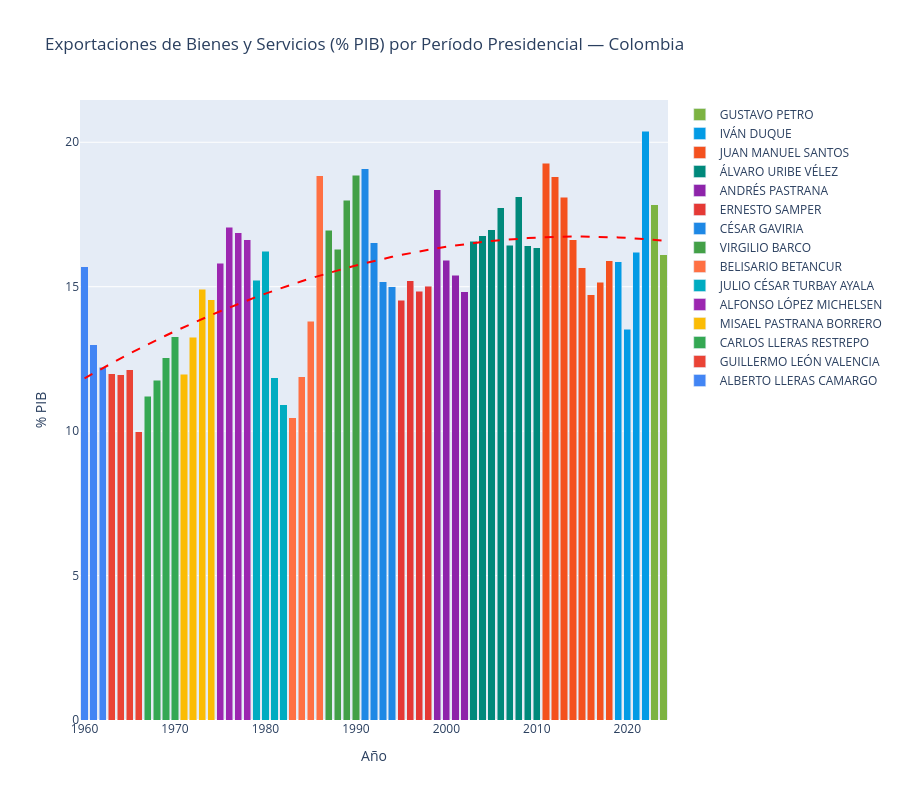

Source (notebook cell):
### Markdown cell above
### Exportaciones % PIB por periodo presidencial

### Code cell
## Exportaciones (% PIB) por período presidencial
fig = go.Figure()
for pres in PRESIDENTES_ORDEN:
    sub = df[df['presidente'] == pres]
    if sub.empty:
        continue
    fig.add_trace(go.Bar(
        x=sub['year'], y=sub['exports_of_goods_and_services'],
        name=pres, marker_color=PRES_COLOR_MAP[pres],
    ))
add_trend(fig, df['year'].values, df['exports_of_goods_and_services'].values, degree=2)
fig.update_layout(
    title='Exportaciones de Bienes y Servicios (% PIB) por Período Presidencial — Colombia',
    xaxis_title='Año', yaxis_title='% PIB',
    height=HEIGHT, barmode='stack',
)
fig.show()

### Figure 1 — Plotly figure (JSON) as saved in the notebook; plotly's stock layout.template omitted (floating-point values rounded to 4 significant figures)
{"data": [{"marker": {"color": "#4285F4"}, "name": "ALBERTO LLERAS CAMARGO", "type": "bar", "x": [1960, 1961, 1962], "y": [15.69, 12.99, 12.22]}, {"marker": {"color": "#EA4335"}, "name": "GUILLERMO LEÓN VALENCIA", "type": "bar", "x": [1963, 1964, 1965, 1966], "y": [11.98, 11.96, 12.13, 9.98]}, {"marker": {"color": "#34A853"}, "name": "CARLOS LLERAS RESTREPO", "type": "bar", "x": [1967, 1968, 1969, 1970], "y": [11.21, 11.77, 12.54, 13.27]}, {"marker": {"color": "#FBBC05"}, "name": "MISAEL PASTRANA BORRERO", "type": "bar", "x": [1971, 1972, 1973, 1974], "y": [11.97, 13.25, 14.92, 14.54]}, {"marker": {"color": "#9C27B0"}, "name": "ALFONSO LÓPEZ MICHELSEN", "type": "bar", "x": [1975, 1976, 1977, 1978], "y": [15.82, 17.05, 16.87, 16.63]}, {"marker": {"color": "#00ACC1"}, "name": "JULIO CÉSAR TURBAY AYALA", "type": "bar", "x": [1979, 1980, 1981, 1982], "y": [15.22, 16.22, 11.85, 10.91]}, {"marker": {"color": "#FF7043"}, "name": "BELISARIO BETANCUR", "type": "bar", "x": [1983, 1984, 1985, 1986], "y": [10.46, 11.88, 13.81, 18.84]}, {"marker": {"color": "#43A047"}, "name": "VIRGILIO BARCO", "type": "bar", "x": [1987, 1988, 1989, 1990], "y": [16.95, 16.29, 18, 18.86]}, {"marker": {"color": "#1E88E5"}, "name": "CÉSAR GAVIRIA", "type": "bar", "x": [1991, 1992, 1993, 1994], "y": [19.09, 16.52, 15.18, 15]}, {"marker": {"color": "#E53935"}, "name": "ERNESTO SAMPER", "type": "bar", "x": [1995, 1996, 1997, 1998], "y": [14.53, 15.2, 14.84, 15.01]}, {"marker": {"color": "#8E24AA"}, "name": "ANDRÉS PASTRANA", "type": "bar", "x": [1999, 2000, 2001, 2002], "y": [18.35, 15.92, 15.39, 14.82]}, {"marker": {"color": "#00897B"}, "name": "ÁLVARO URIBE VÉLEZ", "type": "bar", "x": [2003, 2004, 2005, 2006, 2007, 2008, 2009, 2010], "y": [16.58, 16.77, 16.97, 17.73, 16.43, 18.11, 16.42, 16.34]}, {"marker": {"color": "#F4511E"}, "name": "JUAN MANUEL SANTOS", "type": "bar", "x": [2011, 2012, 2013, 2014, 2015, 2016, 2017, 2018], "y": [19.28, 18.81, 18.09, 16.63, 15.65, 14.72, 15.15, 15.9]}, {"marker": {"color": "#039BE5"}, "name": "IVÁN DUQUE", "type": "bar", "x": [2019, 2020, 2021, 2022], "y": [15.87, 13.52, 16.2, 20.39]}, {"marker": {"color": "#7CB342"}, "name": "GUSTAVO PETRO", "type": "bar", "x": [2023, 2024], "y": [17.83, 16.1]}, {"line": {"color": "red", "dash": "dash"}, "mode": "lines", "name": "Tendencia", "showlegend": false, "type": "scatter", "x": [1960, 1961, 1962, 1963, 1964, 1965, 1966, 1967, 1968, 1969, 1970, 1971, 1972, 1973, 1974, 1975, 1976, 1977, 1978, 1979, 1980, 1981, 1982, 1983, 1984, 1985, 1986, 1987, 1988, 1989, 1990, 1991, 1992, 1993, 1994, 1995, 1996, 1997, 1998, 1999, 2000, 2001, 2002, 2003, 2004, 2005, 2006, 2007, 2008, 2009, 2010, 2011, 2012, 2013, 2014, 2015, 2016, 2017, 2018, 2019, 2020, 2021, 2022, 2023, 2024], "y": [11.83, 12.01, 12.18, 12.35, 12.52, 12.69, 12.85, 13.0, 13.16, 13.31, 13.46, 13.6, 13.75, 13.88, 14.02, 14.15, 14.28, 14.41, 14.53, 14.65, 14.76, 14.87, 14.98, 15.09, 15.19, 15.29, 15.39, 15.48, 15.57, 15.65, 15.74, 15.82, 15.89, 15.96, 16.03, 16.1, 16.16, 16.22, 16.28, 16.33, 16.38, 16.43, 16.47, 16.51, 16.55, 16.58, 16.61, 16.64, 16.66, 16.68, 16.7, 16.71, 16.72, 16.73, 16.74, 16.74, 16.73, 16.73, 16.72, 16.71, 16.69, 16.67, 16.65, 16.62, 16.6]}], "layout": {"barmode": "stack", "height": 800, "title": {"text": "Exportaciones de Bienes y Servicios (% PIB) por Período Presidencial — Colombia"}, "xaxis": {"title": {"text": "Año"}}, "yaxis": {"title": {"text": "% PIB"}}}}
